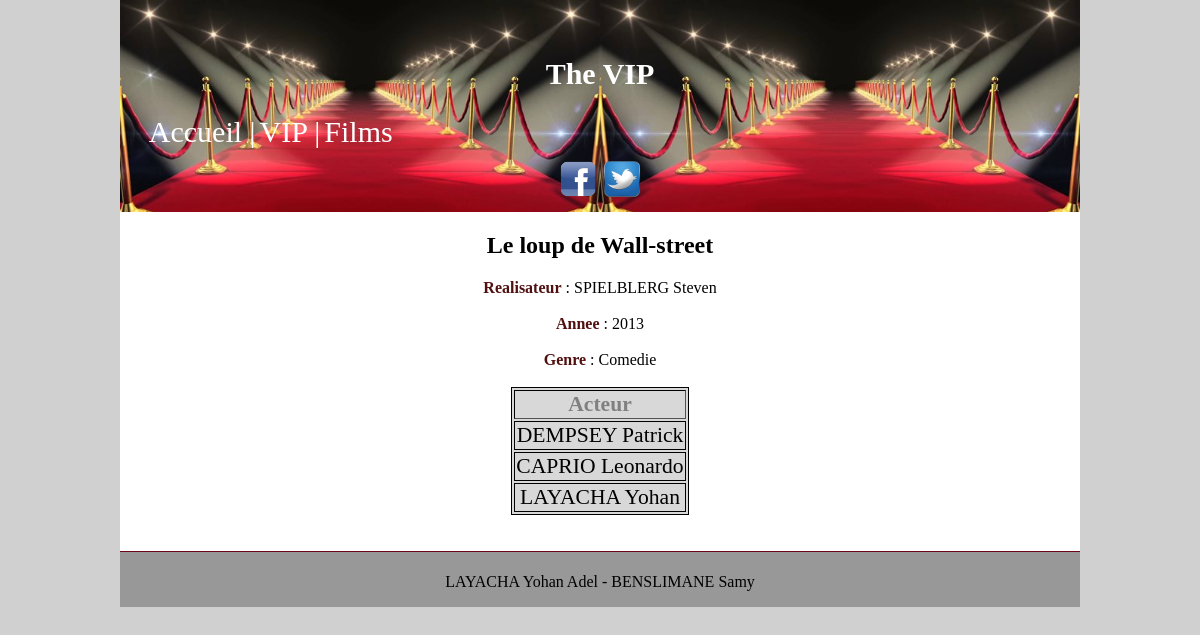
Page /php/index.php?page=lesFilms&numVisa=1 on the committed database.
### tables this page shows
CREATE TABLE IF NOT EXISTS `Film` (
  `numVisa` int(11) NOT NULL,
  `titre` varchar(200) NOT NULL,
  `anneeSortie` int(11) NOT NULL,
  `Genre` varchar(200) NOT NULL,
  PRIMARY KEY (`numVisa`)
);

CREATE TABLE IF NOT EXISTS `Vip` (
  `numVip` int(11) NOT NULL,
  `nomVip` varchar(200) NOT NULL,
  `prenomVip` varchar(200) NOT NULL,
  `civilite` varchar(50) NOT NULL,
  `dateNaissance` date NOT NULL,
  `lieuNaissance` varchar(200) NOT NULL,
  `codeRole` varchar(10) NOT NULL,
  `pays` varchar(50) NOT NULL,
  `codeStatut` varchar(10) NOT NULL,
  PRIMARY KEY (`numVip`),
  KEY `pays` (`pays`)
);

CREATE TABLE IF NOT EXISTS `Casting` (
  `numVip` int(11) NOT NULL,
  `numVisa` int(11) NOT NULL,
  PRIMARY KEY (`numVip`,`numVisa`),
  KEY `numVisa` (`numVisa`)
);

### php/Model/Vip.php (called while the page is built, shortened)
<?php
class vipModel extends Model
{
	public function nomPrenomVip($numVip)
	{
		$sql= 'select * from Vip where numVip=?';
		$req=$this->executerRequete($sql,array($numVip));
		$resultat=$req->fetch();
		return $resultat;
	}
	public function filmVip($numVisa)
	{
		$sql= 'select * from Film where numVisa=?';
		$req=$this->executerRequete($sql,array($numVisa));
		$resultat=$req->fetch();
		return $resultat;
	}
		public function casting($numVisa)
	{
		$sql= 'select * from Casting where numVisa=?';
		$req=$this->executerRequete($sql,array($numVisa));
		$resultat=$req->fetchAll();
		return $resultat;
	}
	public function realisation($numVisa)
	{
		$sql= 'select * from Realisation where numVisa=?';
		$req=$this->executerRequete($sql,array($numVisa));
		$resultat=$req->fetch();
		return $resultat;
	}
}
?>

### php/bin/Phototeque.php (called while the page is built)
<?php
	$host ="localhost"; $user ="p1422662";
	$password ="234462";
	$nombase ="p1422662";
?>

### php/Model/Model.php (called while the page is built)
<?php
	abstract class Model
	{
		private static $bdd;
		protected function executerRequete($sql,$params=null)
		{
			if ($params == null)
			{
				$resultat = self::getBdd()->query($sql);
			}
			else
			{
				$resultat = self::getBdd()->prepare($sql);
				$resultat->execute($params);
			}
			return $resultat;
		}
		private static function getBdd()
		{
			if(self::$bdd == null)
			{
				require 'bin/Phototeque.php';
				self::$bdd = new PDO('mysql:host='.$host .';dbname='.$nombase,$user,$password);
				self::$bdd->exec('SET NAMES utf8');
				self::$bdd->setAttribute(PDO::ATTR_ERRMODE,PDO::ERRMODE_EXCEPTION);
			}
			return self::$bdd;
		}
	}
?>

### php/Views/leFilm.php (the view, shortened to what this page needs)
<?php
if(isset($_GET['numVisa']))
{
	$Vip= new vipModel();
	$res=$Vip->filmVip($_GET['numVisa']);
	if(isset($res))
	{
		echo '<h2>'.$res['titre'].'</h2>';
						$Vip2= new vipModel();
						$realisateur=$Vip2->realisation($_GET['numVisa']);
						$Vip4= new vipModel();
						$nomPreR=$Vip4->nomPrenomVip($realisateur['numVip']);
						$VipF= new vipModel();
						$vipFilm=$VipF->filmVip($_GET['numVisa']);
						echo '<strong>Realisateur</strong> : <a href="index.php?page=leVip&num='.$realisateur['numVip'].'">'.$nomPreR['nomVip'].' '.$nomPreR['prenomVip'].' </a><br><br>';
						echo '<strong>Annee</strong> : '.$vipFilm['anneeSortie'].' <br><br>';
						echo '<strong>Genre</strong> : '.$vipFilm['Genre'].' <br><br>';
						echo'<table id="tabFilm" border="2">
									 <tr id="film">
										<th> Acteur</th>
									 </tr>';
					  	$Vip1= new vipModel();
						$Acteur=$Vip1->casting($_GET['numVisa']);
										foreach($Acteur as $data)
												{
													$Vip3= new vipModel();
													$nomPre=$Vip3->nomPrenomVip($data['numVip']);
												echo'
												   <tr>
													  <td> <a href="index.php?page=leVip&num='.$data['numVip'].'">'.$nomPre['nomVip'].' '.$nomPre['prenomVip'].' </a></td>
												   </tr>
													';
												}
								echo'</table>';
	}
}
?>
<?php
	include('Views/layout.php');
 ?>

### php/assets/index.css (style rules this page uses)
html, body { background-color:#D0D0D0 ; margin:0%; padding:0%; }
h2 { font-family: Imprint MT Shadow; color:660000; }
strong { color:#501010; }
table { margin : 3px; text-align: center; margin: auto; border:2px; border:1px solid black; background-color: #FFE0FF; }
a { text-decoration: none; color:black; }
td { border:1px solid black; }
#tabFilm { color: black; font-size:135%; border-style:solid; border: top,bottom,right,left: 3px 3px 3px 3px; background-color:#D8D8D8; }
#film { color:grey; }

### rows in the picture
film: titre "Le loup de Wall-street", anneeSortie "2013", Genre "Comedie"
vip: nomVip "SPIELBLERG", prenomVip "Steven"
casting: numVip.nomVip "DEMPSEY", numVip.prenomVip "Patrick"
casting: numVip.nomVip "CAPRIO", numVip.prenomVip "Leonardo"
casting: numVip.nomVip "LAYACHA", numVip.prenomVip "Yohan"
